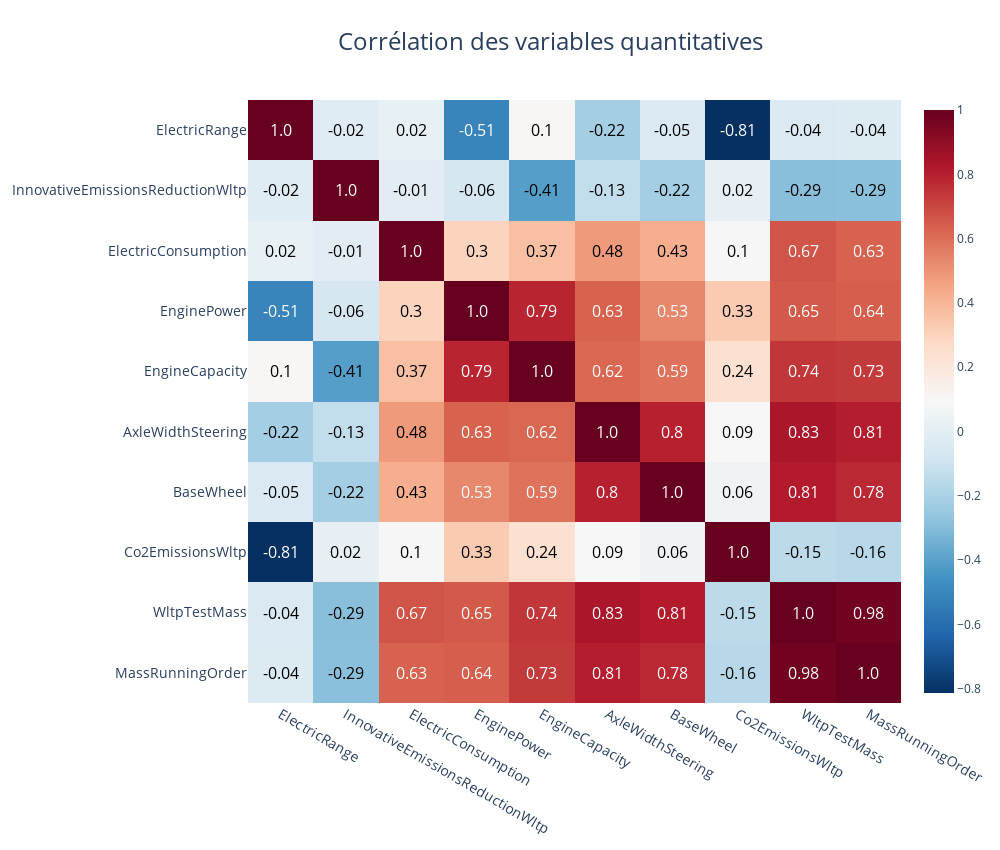
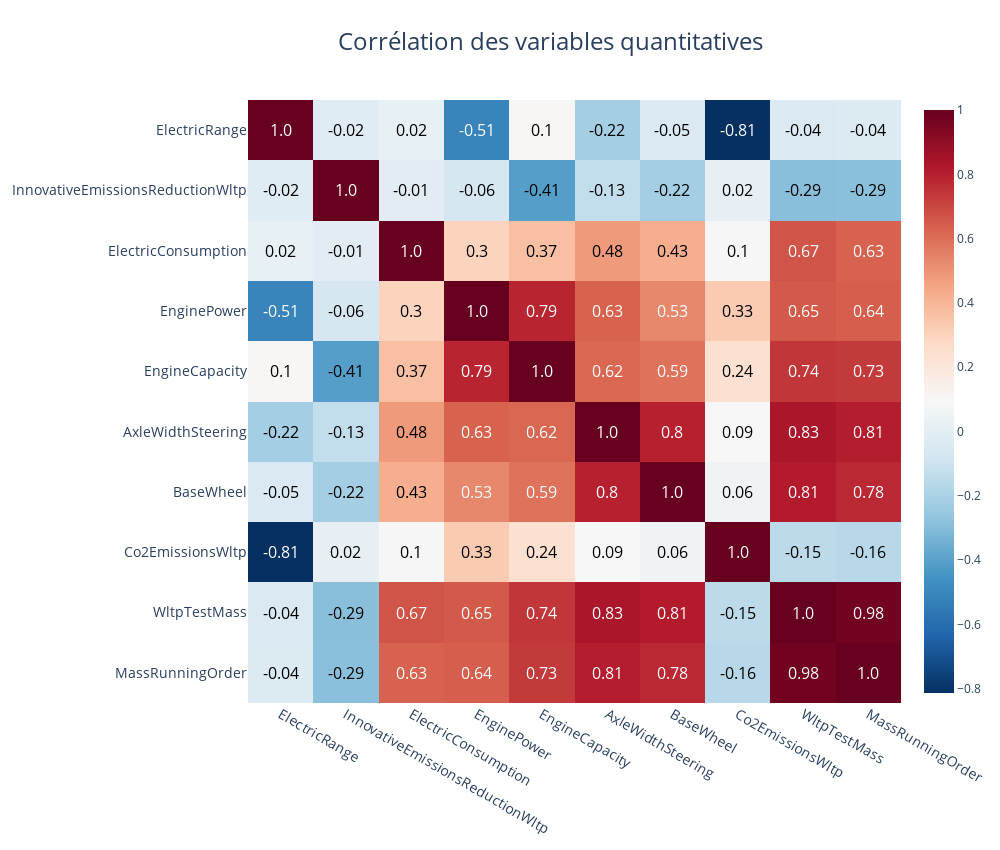

The notebook cell saved with these charts, in order:
### Code cell
viz.plot_heatmap(df.drop(columns=['ID', 'FuelConsumption', 'Month']))

### Figure 1 — Plotly figure (JSON) as saved in the notebook; plotly's stock layout.template omitted (floating-point values rounded to 4 significant figures)
{"data": [{"colorscale": [[0, "rgb(5,48,97)"], [0.1, "rgb(33,102,172)"], [0.2, "rgb(67,147,195)"], [0.3, "rgb(146,197,222)"], [0.4, "rgb(209,229,240)"], [0.5, "rgb(247,247,247)"], [0.6, "rgb(253,219,199)"], [0.7, "rgb(244,165,130)"], [0.8, "rgb(214,96,77)"], [0.9, "rgb(178,24,43)"], [1, "rgb(103,0,31)"]], "type": "heatmap", "x": ["MassRunningOrder", "WltpTestMass", "Co2EmissionsWltp", "BaseWheel", "AxleWidthSteering", "EngineCapacity", "EnginePower", "ElectricConsumption", "InnovativeEmissionsReductionWltp", "ElectricRange"], "y": ["MassRunningOrder", "WltpTestMass", "Co2EmissionsWltp", "BaseWheel", "AxleWidthSteering", "EngineCapacity", "EnginePower", "ElectricConsumption", "InnovativeEmissionsReductionWltp", "ElectricRange"], "z": [[1, 0.9751, -0.1589, 0.7774, 0.8065, 0.7329, 0.6429, 0.6314, -0.2861, -0.0364], [0.9751, 1, -0.1481, 0.8128, 0.8348, 0.7416, 0.653, 0.6676, -0.2899, -0.04273], [-0.1589, -0.1481, 1, 0.05572, 0.09194, 0.2415, 0.3313, 0.09736, 0.01785, -0.8127], [0.7774, 0.8128, 0.05572, 1, 0.7958, 0.5892, 0.532, 0.4259, -0.2192, -0.04664], [0.8065, 0.8348, 0.09194, 0.7958, 1, 0.62, 0.6308, 0.4848, -0.1311, -0.2164], [0.7329, 0.7416, 0.2415, 0.5892, 0.62, 1, 0.7869, 0.3682, -0.4102, 0.1031], [0.6429, 0.653, 0.3313, 0.532, 0.6308, 0.7869, 1, 0.3009, -0.06495, -0.5112], [0.6314, 0.6676, 0.09736, 0.4259, 0.4848, 0.3682, 0.3009, 1, -0.01056, 0.01908], [-0.2861, -0.2899, 0.01785, -0.2192, -0.1311, -0.4102, -0.06495, -0.01056, 1, -0.01734], [-0.0364, -0.04273, -0.8127, -0.04664, -0.2164, 0.1031, -0.5112, 0.01908, -0.01734, 1]]}], "layout": {"annotations": [{"font": {"color": "white", "size": 16}, "showarrow": false, "text": "1.0", "x": "MassRunningOrder", "y": "MassRunningOrder"}, {"font": {"color": "white", "size": 16}, "showarrow": false, "text": "0.98", "x": "WltpTestMass", "y": "MassRunningOrder"}, {"font": {"color": "black", "size": 16}, "showarrow": false, "text": "-0.16", "x": "Co2EmissionsWltp", "y": "MassRunningOrder"}, {"font": {"color": "white", "size": 16}, "showarrow": false, "text": "0.78", "x": "BaseWheel", "y": "MassRunningOrder"}, {"font": {"color": "white", "size": 16}, "showarrow": false, "text": "0.81", "x": "AxleWidthSteering", "y": "MassRunningOrder"}, {"font": {"color": "white", "size": 16}, "showarrow": false, "text": "0.73", "x": "EngineCapacity", "y": "MassRunningOrder"}, {"font": {"color": "white", "size": 16}, "showarrow": false, "text": "0.64", "x": "EnginePower", "y": "MassRunningOrder"}, {"font": {"color": "white", "size": 16}, "showarrow": false, "text": "0.63", "x": "ElectricConsumption", "y": "MassRunningOrder"}, {"font": {"color": "black", "size": 16}, "showarrow": false, "text": "-0.29", "x": "InnovativeEmissionsReductionWltp", "y": "MassRunningOrder"}, {"font": {"color": "black", "size": 16}, "showarrow": false, "text": "-0.04", "x": "ElectricRange", "y": "MassRunningOrder"}, {"font": {"color": "white", "size": 16}, "showarrow": false, "text": "0.98", "x": "MassRunningOrder", "y": "WltpTestMass"}, {"font": {"color": "white", "size": 16}, "showarrow": false, "text": "1.0", "x": "WltpTestMass", "y": "WltpTestMass"}, {"font": {"color": "black", "size": 16}, "showarrow": false, "text": "-0.15", "x": "Co2EmissionsWltp", "y": "WltpTestMass"}, {"font": {"color": "white", "size": 16}, "showarrow": false, "text": "0.81", "x": "BaseWheel", "y": "WltpTestMass"}, {"font": {"color": "white", "size": 16}, "showarrow": false, "text": "0.83", "x": "AxleWidthSteering", "y": "WltpTestMass"}, {"font": {"color": "white", "size": 16}, "showarrow": false, "text": "0.74", "x": "EngineCapacity", "y": "WltpTestMass"}, {"font": {"color": "white", "size": 16}, "showarrow": false, "text": "0.65", "x": "EnginePower", "y": "WltpTestMass"}, {"font": {"color": "white", "size": 16}, "showarrow": false, "text": "0.67", "x": "ElectricConsumption", "y": "WltpTestMass"}, {"font": {"color": "black", "size": 16}, "showarrow": false, "text": "-0.29", "x": "InnovativeEmissionsReductionWltp", "y": "WltpTestMass"}, {"font": {"color": "black", "size": 16}, "showarrow": false, "text": "-0.04", "x": "ElectricRange", "y": "WltpTestMass"}, {"font": {"color": "black", "size": 16}, "showarrow": false, "text": "-0.16", "x": "MassRunningOrder", "y": "Co2EmissionsWltp"}, {"font": {"color": "black", "size": 16}, "showarrow": false, "text": "-0.15", "x": "WltpTestMass", "y": "Co2EmissionsWltp"}, {"font": {"color": "white", "size": 16}, "showarrow": false, "text": "1.0", "x": "Co2EmissionsWltp", "y": "Co2EmissionsWltp"}, {"font": {"color": "black", "size": 16}, "showarrow": false, "text": "0.06", "x": "BaseWheel", "y": "Co2EmissionsWltp"}, {"font": {"color": "black", "size": 16}, "showarrow": false, "text": "0.09", "x": "AxleWidthSteering", "y": "Co2EmissionsWltp"}, {"font": {"color": "black", "size": 16}, "showarrow": false, "text": "0.24", "x": "EngineCapacity", "y": "Co2EmissionsWltp"}, {"font": {"color": "black", "size": 16}, "showarrow": false, "text": "0.33", "x": "EnginePower", "y": "Co2EmissionsWltp"}, {"font": {"color": "black", "size": 16}, "showarrow": false, "text": "0.1", "x": "ElectricConsumption", "y": "Co2EmissionsWltp"}, {"font": {"color": "black", "size": 16}, "showarrow": false, "text": "0.02", "x": "InnovativeEmissionsReductionWltp", "y": "Co2EmissionsWltp"}, {"font": {"color": "white", "size": 16}, "showarrow": false, "text": "-0.81", "x": "ElectricRange", "y": "Co2EmissionsWltp"}, {"font": {"color": "white", "size": 16}, "showarrow": false, "text": "0.78", "x": "MassRunningOrder", "y": "BaseWheel"}, {"font": {"color": "white", "size": 16}, "showarrow": false, "text": "0.81", "x": "WltpTestMass", "y": "BaseWheel"}, {"font": {"color": "black", "size": 16}, "showarrow": false, "text": "0.06", "x": "Co2EmissionsWltp", "y": "BaseWheel"}, {"font": {"color": "white", "size": 16}, "showarrow": false, "text": "1.0", "x": "BaseWheel", "y": "BaseWheel"}, {"font": {"color": "white", "size": 16}, "showarrow": false, "text": "0.8", "x": "AxleWidthSteering", "y": "BaseWheel"}, {"font": {"color": "white", "size": 16}, "showarrow": false, "text": "0.59", "x": "EngineCapacity", "y": "BaseWheel"}, {"font": {"color": "white", "size": 16}, "showarrow": false, "text": "0.53", "x": "EnginePower", "y": "BaseWheel"}, {"font": {"color": "black", "size": 16}, "showarrow": false, "text": "0.43", "x": "ElectricConsumption", "y": "BaseWheel"}, {"font": {"color": "black", "size": 16}, "showarrow": false, "text": "-0.22", "x": "InnovativeEmissionsReductionWltp", "y": "BaseWheel"}, {"font": {"color": "black", "size": 16}, "showarrow": false, "text": "-0.05", "x": "ElectricRange", "y": "BaseWheel"}, {"font": {"color": "white", "size": 16}, "showarrow": false, "text": "0.81", "x": "MassRunningOrder", "y": "AxleWidthSteering"}, {"font": {"color": "white", "size": 16}, "showarrow": false, "text": "0.83", "x": "WltpTestMass", "y": "AxleWidthSteering"}, {"font": {"color": "black", "size": 16}, "showarrow": false, "text": "0.09", "x": "Co2EmissionsWltp", "y": "AxleWidthSteering"}, {"font": {"color": "white", "size": 16}, "showarrow": false, "text": "0.8", "x": "BaseWheel", "y": "AxleWidthSteering"}, {"font": {"color": "white", "size": 16}, "showarrow": false, "text": "1.0", "x": "AxleWidthSteering", "y": "AxleWidthSteering"}, {"font": {"color": "white", "size": 16}, "showarrow": false, "text": "0.62", "x": "EngineCapacity", "y": "AxleWidthSteering"}, {"font": {"color": "white", "size": 16}, "showarrow": false, "text": "0.63", "x": "EnginePower", "y": "AxleWidthSteering"}, {"font": {"color": "black", "size": 16}, "showarrow": false, "text": "0.48", "x": "ElectricConsumption", "y": "AxleWidthSteering"}, {"font": {"color": "black", "size": 16}, "showarrow": false, "text": "-0.13", "x": "InnovativeEmissionsReductionWltp", "y": "AxleWidthSteering"}, {"font": {"color": "black", "size": 16}, "showarrow": false, "text": "-0.22", "x": "ElectricRange", "y": "AxleWidthSteering"}, {"font": {"color": "white", "size": 16}, "showarrow": false, "text": "0.73", "x": "MassRunningOrder", "y": "EngineCapacity"}, {"font": {"color": "white", "size": 16}, "showarrow": false, "text": "0.74", "x": "WltpTestMass", "y": "EngineCapacity"}, {"font": {"color": "black", "size": 16}, "showarrow": false, "text": "0.24", "x": "Co2EmissionsWltp", "y": "EngineCapacity"}, {"font": {"color": "white", "size": 16}, "showarrow": false, "text": "0.59", "x": "BaseWheel", "y": "EngineCapacity"}, {"font": {"color": "white", "size": 16}, "showarrow": false, "text": "0.62", "x": "AxleWidthSteering", "y": "EngineCapacity"}, {"font": {"color": "white", "size": 16}, "showarrow": false, "text": "1.0", "x": "EngineCapacity", "y": "EngineCapacity"}, {"font": {"color": "white", "size": 16}, "showarrow": false, "text": "0.79", "x": "EnginePower", "y": "EngineCapacity"}, {"font": {"color": "black", "size": 16}, "showarrow": false, "text": "0.37", "x": "ElectricConsumption", "y": "EngineCapacity"}, {"font": {"color": "black", "size": 16}, "showarrow": false, "text": "-0.41", "x": "InnovativeEmissionsReductionWltp", "y": "EngineCapacity"}, {"font": {"color": "black", "size": 16}, "showarrow": false, "text": "0.1", "x": "ElectricRange", "y": "EngineCapacity"}, {"font": {"color": "white", "size": 16}, "showarrow": false, "text": "0.64", "x": "MassRunningOrder", "y": "EnginePower"}, {"font": {"color": "white", "size": 16}, "showarrow": false, "text": "0.65", "x": "WltpTestMass", "y": "EnginePower"}, {"font": {"color": "black", "size": 16}, "showarrow": false, "text": "0.33", "x": "Co2EmissionsWltp", "y": "EnginePower"}, {"font": {"color": "white", "size": 16}, "showarrow": false, "text": "0.53", "x": "BaseWheel", "y": "EnginePower"}, {"font": {"color": "white", "size": 16}, "showarrow": false, "text": "0.63", "x": "AxleWidthSteering", "y": "EnginePower"}, {"font": {"color": "white", "size": 16}, "showarrow": false, "text": "0.79", "x": "EngineCapacity", "y": "EnginePower"}, {"font": {"color": "white", "size": 16}, "showarrow": false, "text": "1.0", "x": "EnginePower", "y": "EnginePower"}, {"font": {"color": "black", "size": 16}, "showarrow": false, "text": "0.3", "x": "ElectricConsumption", "y": "EnginePower"}, {"font": {"color": "black", "size": 16}, "showarrow": false, "text": "-0.06", "x": "InnovativeEmissionsReductionWltp", "y": "EnginePower"}, {"font": {"color": "white", "size": 16}, "showarrow": false, "text": "-0.51", "x": "ElectricRange", "y": "EnginePower"}, {"font": {"color": "white", "size": 16}, "showarrow": false, "text": "0.63", "x": "MassRunningOrder", "y": "ElectricConsumption"}, {"font": {"color": "white", "size": 16}, "showarrow": false, "text": "0.67", "x": "WltpTestMass", "y": "ElectricConsumption"}, {"font": {"color": "black", "size": 16}, "showarrow": false, "text": "0.1", "x": "Co2EmissionsWltp", "y": "ElectricConsumption"}, {"font": {"color": "black", "size": 16}, "showarrow": false, "text": "0.43", "x": "BaseWheel", "y": "ElectricConsumption"}, {"font": {"color": "black", "size": 16}, "showarrow": false, "text": "0.48", "x": "AxleWidthSteering", "y": "ElectricConsumption"}, {"font": {"color": "black", "size": 16}, "showarrow": false, "text": "0.37", "x": "EngineCapacity", "y": "ElectricConsumption"}, {"font": {"color": "black", "size": 16}, "showarrow": false, "text": "0.3", "x": "EnginePower", "y": "ElectricConsumption"}, {"font": {"color": "white", "size": 16}, "showarrow": false, "text": "1.0", "x": "ElectricConsumption", "y": "ElectricConsumption"}, {"font": {"color": "black", "size": 16}, "showarrow": false, "text": "-0.01", "x": "InnovativeEmissionsReductionWltp", "y": "ElectricConsumption"}, {"font": {"color": "black", "size": 16}, "showarrow": false, "text": "0.02", "x": "ElectricRange", "y": "ElectricConsumption"}, {"font": {"color": "black", "size": 16}, "showarrow": false, "text": "-0.29", "x": "MassRunningOrder", "y": "InnovativeEmissionsReductionWltp"}, {"font": {"color": "black", "size": 16}, "showarrow": false, "text": "-0.29", "x": "WltpTestMass", "y": "InnovativeEmissionsReductionWltp"}, {"font": {"color": "black", "size": 16}, "showarrow": false, "text": "0.02", "x": "Co2EmissionsWltp", "y": "InnovativeEmissionsReductionWltp"}, {"font": {"color": "black", "size": 16}, "showarrow": false, "text": "-0.22", "x": "BaseWheel", "y": "InnovativeEmissionsReductionWltp"}, {"font": {"color": "black", "size": 16}, "showarrow": false, "text": "-0.13", "x": "AxleWidthSteering", "y": "InnovativeEmissionsReductionWltp"}, {"font": {"color": "black", "size": 16}, "showarrow": false, "text": "-0.41", "x": "EngineCapacity", "y": "InnovativeEmissionsReductionWltp"}, {"font": {"color": "black", "size": 16}, "showarrow": false, "text": "-0.06", "x": "EnginePower", "y": "InnovativeEmissionsReductionWltp"}, {"font": {"color": "black", "size": 16}, "showarrow": false, "text": "-0.01", "x": "ElectricConsumption", "y": "InnovativeEmissionsReductionWltp"}, {"font": {"color": "white", "size": 16}, "showarrow": false, "text": "1.0", "x": "InnovativeEmissionsReductionWltp", "y": "InnovativeEmissionsReductionWltp"}, {"font": {"color": "black", "size": 16}, "showarrow": false, "text": "-0.02", "x": "ElectricRange", "y": "InnovativeEmissionsReductionWltp"}, {"font": {"color": "black", "size": 16}, "showarrow": false, "text": "-0.04", "x": "MassRunningOrder", "y": "ElectricRange"}, {"font": {"color": "black", "size": 16}, "showarrow": false, "text": "-0.04", "x": "WltpTestMass", "y": "ElectricRange"}, {"font": {"color": "white", "size": 16}, "showarrow": false, "text": "-0.81", "x": "Co2EmissionsWltp", "y": "ElectricRange"}, {"font": {"color": "black", "size": 16}, "showarrow": false, "text": "-0.05", "x": "BaseWheel", "y": "ElectricRange"}, {"font": {"color": "black", "size": 16}, "showarrow": false, "text": "-0.22", "x": "AxleWidthSteering", "y": "ElectricRange"}, {"font": {"color": "black", "size": 16}, "showarrow": false, "text": "0.1", "x": "EngineCapacity", "y": "ElectricRange"}, {"font": {"color": "white", "size": 16}, "showarrow": false, "text": "-0.51", "x": "EnginePower", "y": "ElectricRange"}, {"font": {"color": "black", "size": 16}, "showarrow": false, "text": "0.02", "x": "ElectricConsumption", "y": "ElectricRange"}, {"font": {"color": "black", "size": 16}, "showarrow": false, "text": "-0.02", "x": "InnovativeEmissionsReductionWltp", "y": "ElectricRange"}, {"font": {"color": "white", "size": 16}, "showarrow": false, "text": "1.0", "x": "ElectricRange", "y": "ElectricRange"}], "autosize": false, "height": 850, "title": {"font": {"size": 24}, "text": "Corrélation des variables quantitatives", "x": 0.55}, "width": 1000, "xaxis": {"autorange": "reversed", "tickfont": {"size": 14}}, "yaxis": {"tickfont": {"size": 14}}}}

### Figure 2 — Plotly figure (JSON) as saved in the notebook; plotly's stock layout.template omitted (floating-point values rounded to 4 significant figures)
{"data": [{"colorscale": [[0, "rgb(5,48,97)"], [0.1, "rgb(33,102,172)"], [0.2, "rgb(67,147,195)"], [0.3, "rgb(146,197,222)"], [0.4, "rgb(209,229,240)"], [0.5, "rgb(247,247,247)"], [0.6, "rgb(253,219,199)"], [0.7, "rgb(244,165,130)"], [0.8, "rgb(214,96,77)"], [0.9, "rgb(178,24,43)"], [1, "rgb(103,0,31)"]], "type": "heatmap", "x": ["MassRunningOrder", "WltpTestMass", "Co2EmissionsWltp", "BaseWheel", "AxleWidthSteering", "EngineCapacity", "EnginePower", "ElectricConsumption", "InnovativeEmissionsReductionWltp", "ElectricRange"], "y": ["MassRunningOrder", "WltpTestMass", "Co2EmissionsWltp", "BaseWheel", "AxleWidthSteering", "EngineCapacity", "EnginePower", "ElectricConsumption", "InnovativeEmissionsReductionWltp", "ElectricRange"], "z": [[1, 0.9751, -0.1589, 0.7774, 0.8065, 0.7329, 0.6429, 0.6314, -0.2861, -0.0364], [0.9751, 1, -0.1481, 0.8128, 0.8348, 0.7416, 0.653, 0.6676, -0.2899, -0.04273], [-0.1589, -0.1481, 1, 0.05572, 0.09194, 0.2415, 0.3313, 0.09736, 0.01785, -0.8127], [0.7774, 0.8128, 0.05572, 1, 0.7958, 0.5892, 0.532, 0.4259, -0.2192, -0.04664], [0.8065, 0.8348, 0.09194, 0.7958, 1, 0.62, 0.6308, 0.4848, -0.1311, -0.2164], [0.7329, 0.7416, 0.2415, 0.5892, 0.62, 1, 0.7869, 0.3682, -0.4102, 0.1031], [0.6429, 0.653, 0.3313, 0.532, 0.6308, 0.7869, 1, 0.3009, -0.06495, -0.5112], [0.6314, 0.6676, 0.09736, 0.4259, 0.4848, 0.3682, 0.3009, 1, -0.01056, 0.01908], [-0.2861, -0.2899, 0.01785, -0.2192, -0.1311, -0.4102, -0.06495, -0.01056, 1, -0.01734], [-0.0364, -0.04273, -0.8127, -0.04664, -0.2164, 0.1031, -0.5112, 0.01908, -0.01734, 1]]}], "layout": {"annotations": [{"font": {"color": "white", "size": 16}, "showarrow": false, "text": "1.0", "x": "MassRunningOrder", "y": "MassRunningOrder"}, {"font": {"color": "white", "size": 16}, "showarrow": false, "text": "0.98", "x": "WltpTestMass", "y": "MassRunningOrder"}, {"font": {"color": "black", "size": 16}, "showarrow": false, "text": "-0.16", "x": "Co2EmissionsWltp", "y": "MassRunningOrder"}, {"font": {"color": "white", "size": 16}, "showarrow": false, "text": "0.78", "x": "BaseWheel", "y": "MassRunningOrder"}, {"font": {"color": "white", "size": 16}, "showarrow": false, "text": "0.81", "x": "AxleWidthSteering", "y": "MassRunningOrder"}, {"font": {"color": "white", "size": 16}, "showarrow": false, "text": "0.73", "x": "EngineCapacity", "y": "MassRunningOrder"}, {"font": {"color": "white", "size": 16}, "showarrow": false, "text": "0.64", "x": "EnginePower", "y": "MassRunningOrder"}, {"font": {"color": "white", "size": 16}, "showarrow": false, "text": "0.63", "x": "ElectricConsumption", "y": "MassRunningOrder"}, {"font": {"color": "black", "size": 16}, "showarrow": false, "text": "-0.29", "x": "InnovativeEmissionsReductionWltp", "y": "MassRunningOrder"}, {"font": {"color": "black", "size": 16}, "showarrow": false, "text": "-0.04", "x": "ElectricRange", "y": "MassRunningOrder"}, {"font": {"color": "white", "size": 16}, "showarrow": false, "text": "0.98", "x": "MassRunningOrder", "y": "WltpTestMass"}, {"font": {"color": "white", "size": 16}, "showarrow": false, "text": "1.0", "x": "WltpTestMass", "y": "WltpTestMass"}, {"font": {"color": "black", "size": 16}, "showarrow": false, "text": "-0.15", "x": "Co2EmissionsWltp", "y": "WltpTestMass"}, {"font": {"color": "white", "size": 16}, "showarrow": false, "text": "0.81", "x": "BaseWheel", "y": "WltpTestMass"}, {"font": {"color": "white", "size": 16}, "showarrow": false, "text": "0.83", "x": "AxleWidthSteering", "y": "WltpTestMass"}, {"font": {"color": "white", "size": 16}, "showarrow": false, "text": "0.74", "x": "EngineCapacity", "y": "WltpTestMass"}, {"font": {"color": "white", "size": 16}, "showarrow": false, "text": "0.65", "x": "EnginePower", "y": "WltpTestMass"}, {"font": {"color": "white", "size": 16}, "showarrow": false, "text": "0.67", "x": "ElectricConsumption", "y": "WltpTestMass"}, {"font": {"color": "black", "size": 16}, "showarrow": false, "text": "-0.29", "x": "InnovativeEmissionsReductionWltp", "y": "WltpTestMass"}, {"font": {"color": "black", "size": 16}, "showarrow": false, "text": "-0.04", "x": "ElectricRange", "y": "WltpTestMass"}, {"font": {"color": "black", "size": 16}, "showarrow": false, "text": "-0.16", "x": "MassRunningOrder", "y": "Co2EmissionsWltp"}, {"font": {"color": "black", "size": 16}, "showarrow": false, "text": "-0.15", "x": "WltpTestMass", "y": "Co2EmissionsWltp"}, {"font": {"color": "white", "size": 16}, "showarrow": false, "text": "1.0", "x": "Co2EmissionsWltp", "y": "Co2EmissionsWltp"}, {"font": {"color": "black", "size": 16}, "showarrow": false, "text": "0.06", "x": "BaseWheel", "y": "Co2EmissionsWltp"}, {"font": {"color": "black", "size": 16}, "showarrow": false, "text": "0.09", "x": "AxleWidthSteering", "y": "Co2EmissionsWltp"}, {"font": {"color": "black", "size": 16}, "showarrow": false, "text": "0.24", "x": "EngineCapacity", "y": "Co2EmissionsWltp"}, {"font": {"color": "black", "size": 16}, "showarrow": false, "text": "0.33", "x": "EnginePower", "y": "Co2EmissionsWltp"}, {"font": {"color": "black", "size": 16}, "showarrow": false, "text": "0.1", "x": "ElectricConsumption", "y": "Co2EmissionsWltp"}, {"font": {"color": "black", "size": 16}, "showarrow": false, "text": "0.02", "x": "InnovativeEmissionsReductionWltp", "y": "Co2EmissionsWltp"}, {"font": {"color": "white", "size": 16}, "showarrow": false, "text": "-0.81", "x": "ElectricRange", "y": "Co2EmissionsWltp"}, {"font": {"color": "white", "size": 16}, "showarrow": false, "text": "0.78", "x": "MassRunningOrder", "y": "BaseWheel"}, {"font": {"color": "white", "size": 16}, "showarrow": false, "text": "0.81", "x": "WltpTestMass", "y": "BaseWheel"}, {"font": {"color": "black", "size": 16}, "showarrow": false, "text": "0.06", "x": "Co2EmissionsWltp", "y": "BaseWheel"}, {"font": {"color": "white", "size": 16}, "showarrow": false, "text": "1.0", "x": "BaseWheel", "y": "BaseWheel"}, {"font": {"color": "white", "size": 16}, "showarrow": false, "text": "0.8", "x": "AxleWidthSteering", "y": "BaseWheel"}, {"font": {"color": "white", "size": 16}, "showarrow": false, "text": "0.59", "x": "EngineCapacity", "y": "BaseWheel"}, {"font": {"color": "white", "size": 16}, "showarrow": false, "text": "0.53", "x": "EnginePower", "y": "BaseWheel"}, {"font": {"color": "black", "size": 16}, "showarrow": false, "text": "0.43", "x": "ElectricConsumption", "y": "BaseWheel"}, {"font": {"color": "black", "size": 16}, "showarrow": false, "text": "-0.22", "x": "InnovativeEmissionsReductionWltp", "y": "BaseWheel"}, {"font": {"color": "black", "size": 16}, "showarrow": false, "text": "-0.05", "x": "ElectricRange", "y": "BaseWheel"}, {"font": {"color": "white", "size": 16}, "showarrow": false, "text": "0.81", "x": "MassRunningOrder", "y": "AxleWidthSteering"}, {"font": {"color": "white", "size": 16}, "showarrow": false, "text": "0.83", "x": "WltpTestMass", "y": "AxleWidthSteering"}, {"font": {"color": "black", "size": 16}, "showarrow": false, "text": "0.09", "x": "Co2EmissionsWltp", "y": "AxleWidthSteering"}, {"font": {"color": "white", "size": 16}, "showarrow": false, "text": "0.8", "x": "BaseWheel", "y": "AxleWidthSteering"}, {"font": {"color": "white", "size": 16}, "showarrow": false, "text": "1.0", "x": "AxleWidthSteering", "y": "AxleWidthSteering"}, {"font": {"color": "white", "size": 16}, "showarrow": false, "text": "0.62", "x": "EngineCapacity", "y": "AxleWidthSteering"}, {"font": {"color": "white", "size": 16}, "showarrow": false, "text": "0.63", "x": "EnginePower", "y": "AxleWidthSteering"}, {"font": {"color": "black", "size": 16}, "showarrow": false, "text": "0.48", "x": "ElectricConsumption", "y": "AxleWidthSteering"}, {"font": {"color": "black", "size": 16}, "showarrow": false, "text": "-0.13", "x": "InnovativeEmissionsReductionWltp", "y": "AxleWidthSteering"}, {"font": {"color": "black", "size": 16}, "showarrow": false, "text": "-0.22", "x": "ElectricRange", "y": "AxleWidthSteering"}, {"font": {"color": "white", "size": 16}, "showarrow": false, "text": "0.73", "x": "MassRunningOrder", "y": "EngineCapacity"}, {"font": {"color": "white", "size": 16}, "showarrow": false, "text": "0.74", "x": "WltpTestMass", "y": "EngineCapacity"}, {"font": {"color": "black", "size": 16}, "showarrow": false, "text": "0.24", "x": "Co2EmissionsWltp", "y": "EngineCapacity"}, {"font": {"color": "white", "size": 16}, "showarrow": false, "text": "0.59", "x": "BaseWheel", "y": "EngineCapacity"}, {"font": {"color": "white", "size": 16}, "showarrow": false, "text": "0.62", "x": "AxleWidthSteering", "y": "EngineCapacity"}, {"font": {"color": "white", "size": 16}, "showarrow": false, "text": "1.0", "x": "EngineCapacity", "y": "EngineCapacity"}, {"font": {"color": "white", "size": 16}, "showarrow": false, "text": "0.79", "x": "EnginePower", "y": "EngineCapacity"}, {"font": {"color": "black", "size": 16}, "showarrow": false, "text": "0.37", "x": "ElectricConsumption", "y": "EngineCapacity"}, {"font": {"color": "black", "size": 16}, "showarrow": false, "text": "-0.41", "x": "InnovativeEmissionsReductionWltp", "y": "EngineCapacity"}, {"font": {"color": "black", "size": 16}, "showarrow": false, "text": "0.1", "x": "ElectricRange", "y": "EngineCapacity"}, {"font": {"color": "white", "size": 16}, "showarrow": false, "text": "0.64", "x": "MassRunningOrder", "y": "EnginePower"}, {"font": {"color": "white", "size": 16}, "showarrow": false, "text": "0.65", "x": "WltpTestMass", "y": "EnginePower"}, {"font": {"color": "black", "size": 16}, "showarrow": false, "text": "0.33", "x": "Co2EmissionsWltp", "y": "EnginePower"}, {"font": {"color": "white", "size": 16}, "showarrow": false, "text": "0.53", "x": "BaseWheel", "y": "EnginePower"}, {"font": {"color": "white", "size": 16}, "showarrow": false, "text": "0.63", "x": "AxleWidthSteering", "y": "EnginePower"}, {"font": {"color": "white", "size": 16}, "showarrow": false, "text": "0.79", "x": "EngineCapacity", "y": "EnginePower"}, {"font": {"color": "white", "size": 16}, "showarrow": false, "text": "1.0", "x": "EnginePower", "y": "EnginePower"}, {"font": {"color": "black", "size": 16}, "showarrow": false, "text": "0.3", "x": "ElectricConsumption", "y": "EnginePower"}, {"font": {"color": "black", "size": 16}, "showarrow": false, "text": "-0.06", "x": "InnovativeEmissionsReductionWltp", "y": "EnginePower"}, {"font": {"color": "white", "size": 16}, "showarrow": false, "text": "-0.51", "x": "ElectricRange", "y": "EnginePower"}, {"font": {"color": "white", "size": 16}, "showarrow": false, "text": "0.63", "x": "MassRunningOrder", "y": "ElectricConsumption"}, {"font": {"color": "white", "size": 16}, "showarrow": false, "text": "0.67", "x": "WltpTestMass", "y": "ElectricConsumption"}, {"font": {"color": "black", "size": 16}, "showarrow": false, "text": "0.1", "x": "Co2EmissionsWltp", "y": "ElectricConsumption"}, {"font": {"color": "black", "size": 16}, "showarrow": false, "text": "0.43", "x": "BaseWheel", "y": "ElectricConsumption"}, {"font": {"color": "black", "size": 16}, "showarrow": false, "text": "0.48", "x": "AxleWidthSteering", "y": "ElectricConsumption"}, {"font": {"color": "black", "size": 16}, "showarrow": false, "text": "0.37", "x": "EngineCapacity", "y": "ElectricConsumption"}, {"font": {"color": "black", "size": 16}, "showarrow": false, "text": "0.3", "x": "EnginePower", "y": "ElectricConsumption"}, {"font": {"color": "white", "size": 16}, "showarrow": false, "text": "1.0", "x": "ElectricConsumption", "y": "ElectricConsumption"}, {"font": {"color": "black", "size": 16}, "showarrow": false, "text": "-0.01", "x": "InnovativeEmissionsReductionWltp", "y": "ElectricConsumption"}, {"font": {"color": "black", "size": 16}, "showarrow": false, "text": "0.02", "x": "ElectricRange", "y": "ElectricConsumption"}, {"font": {"color": "black", "size": 16}, "showarrow": false, "text": "-0.29", "x": "MassRunningOrder", "y": "InnovativeEmissionsReductionWltp"}, {"font": {"color": "black", "size": 16}, "showarrow": false, "text": "-0.29", "x": "WltpTestMass", "y": "InnovativeEmissionsReductionWltp"}, {"font": {"color": "black", "size": 16}, "showarrow": false, "text": "0.02", "x": "Co2EmissionsWltp", "y": "InnovativeEmissionsReductionWltp"}, {"font": {"color": "black", "size": 16}, "showarrow": false, "text": "-0.22", "x": "BaseWheel", "y": "InnovativeEmissionsReductionWltp"}, {"font": {"color": "black", "size": 16}, "showarrow": false, "text": "-0.13", "x": "AxleWidthSteering", "y": "InnovativeEmissionsReductionWltp"}, {"font": {"color": "black", "size": 16}, "showarrow": false, "text": "-0.41", "x": "EngineCapacity", "y": "InnovativeEmissionsReductionWltp"}, {"font": {"color": "black", "size": 16}, "showarrow": false, "text": "-0.06", "x": "EnginePower", "y": "InnovativeEmissionsReductionWltp"}, {"font": {"color": "black", "size": 16}, "showarrow": false, "text": "-0.01", "x": "ElectricConsumption", "y": "InnovativeEmissionsReductionWltp"}, {"font": {"color": "white", "size": 16}, "showarrow": false, "text": "1.0", "x": "InnovativeEmissionsReductionWltp", "y": "InnovativeEmissionsReductionWltp"}, {"font": {"color": "black", "size": 16}, "showarrow": false, "text": "-0.02", "x": "ElectricRange", "y": "InnovativeEmissionsReductionWltp"}, {"font": {"color": "black", "size": 16}, "showarrow": false, "text": "-0.04", "x": "MassRunningOrder", "y": "ElectricRange"}, {"font": {"color": "black", "size": 16}, "showarrow": false, "text": "-0.04", "x": "WltpTestMass", "y": "ElectricRange"}, {"font": {"color": "white", "size": 16}, "showarrow": false, "text": "-0.81", "x": "Co2EmissionsWltp", "y": "ElectricRange"}, {"font": {"color": "black", "size": 16}, "showarrow": false, "text": "-0.05", "x": "BaseWheel", "y": "ElectricRange"}, {"font": {"color": "black", "size": 16}, "showarrow": false, "text": "-0.22", "x": "AxleWidthSteering", "y": "ElectricRange"}, {"font": {"color": "black", "size": 16}, "showarrow": false, "text": "0.1", "x": "EngineCapacity", "y": "ElectricRange"}, {"font": {"color": "white", "size": 16}, "showarrow": false, "text": "-0.51", "x": "EnginePower", "y": "ElectricRange"}, {"font": {"color": "black", "size": 16}, "showarrow": false, "text": "0.02", "x": "ElectricConsumption", "y": "ElectricRange"}, {"font": {"color": "black", "size": 16}, "showarrow": false, "text": "-0.02", "x": "InnovativeEmissionsReductionWltp", "y": "ElectricRange"}, {"font": {"color": "white", "size": 16}, "showarrow": false, "text": "1.0", "x": "ElectricRange", "y": "ElectricRange"}], "autosize": false, "height": 850, "title": {"font": {"size": 24}, "text": "Corrélation des variables quantitatives", "x": 0.55}, "width": 1000, "xaxis": {"autorange": "reversed", "tickfont": {"size": 14}}, "yaxis": {"tickfont": {"size": 14}}}}
